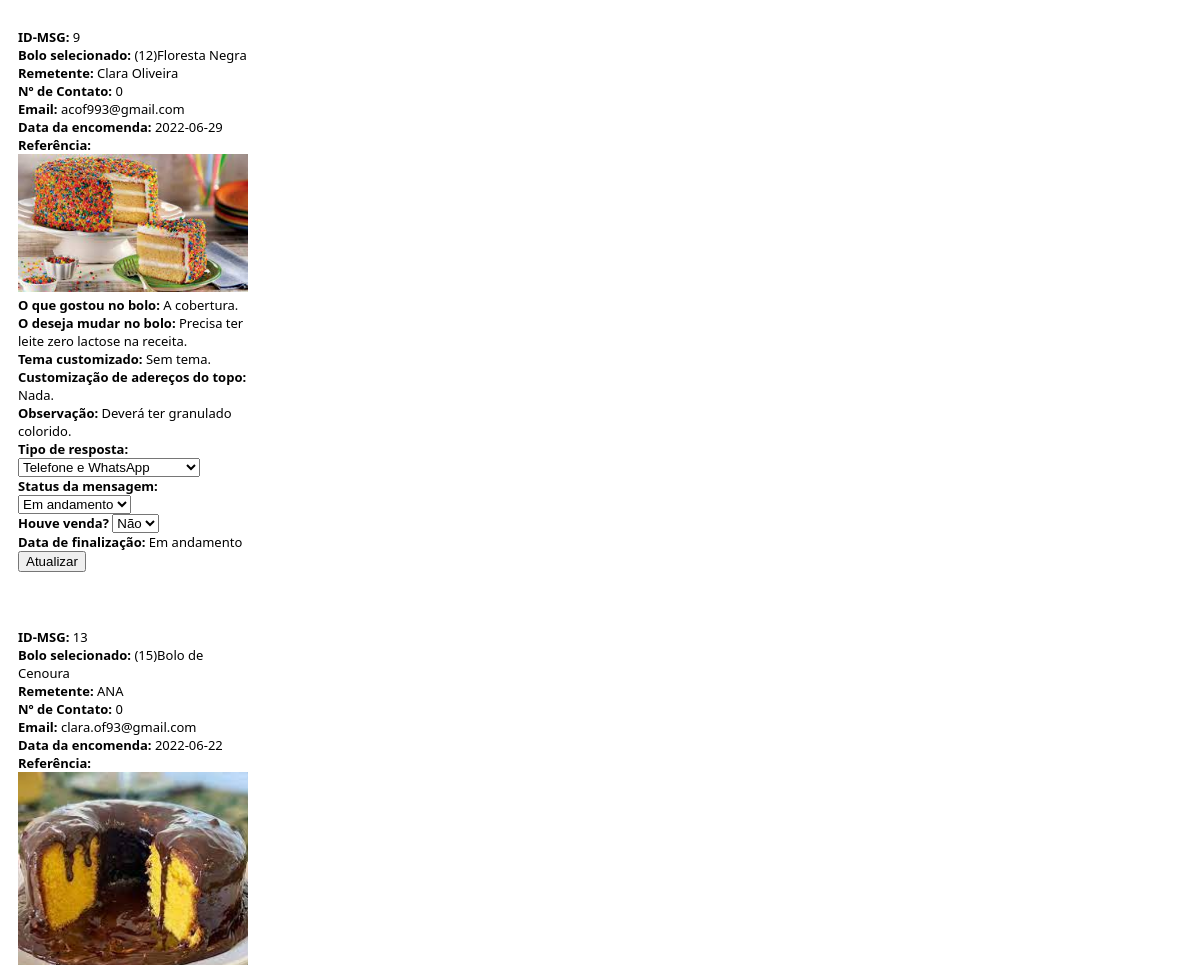
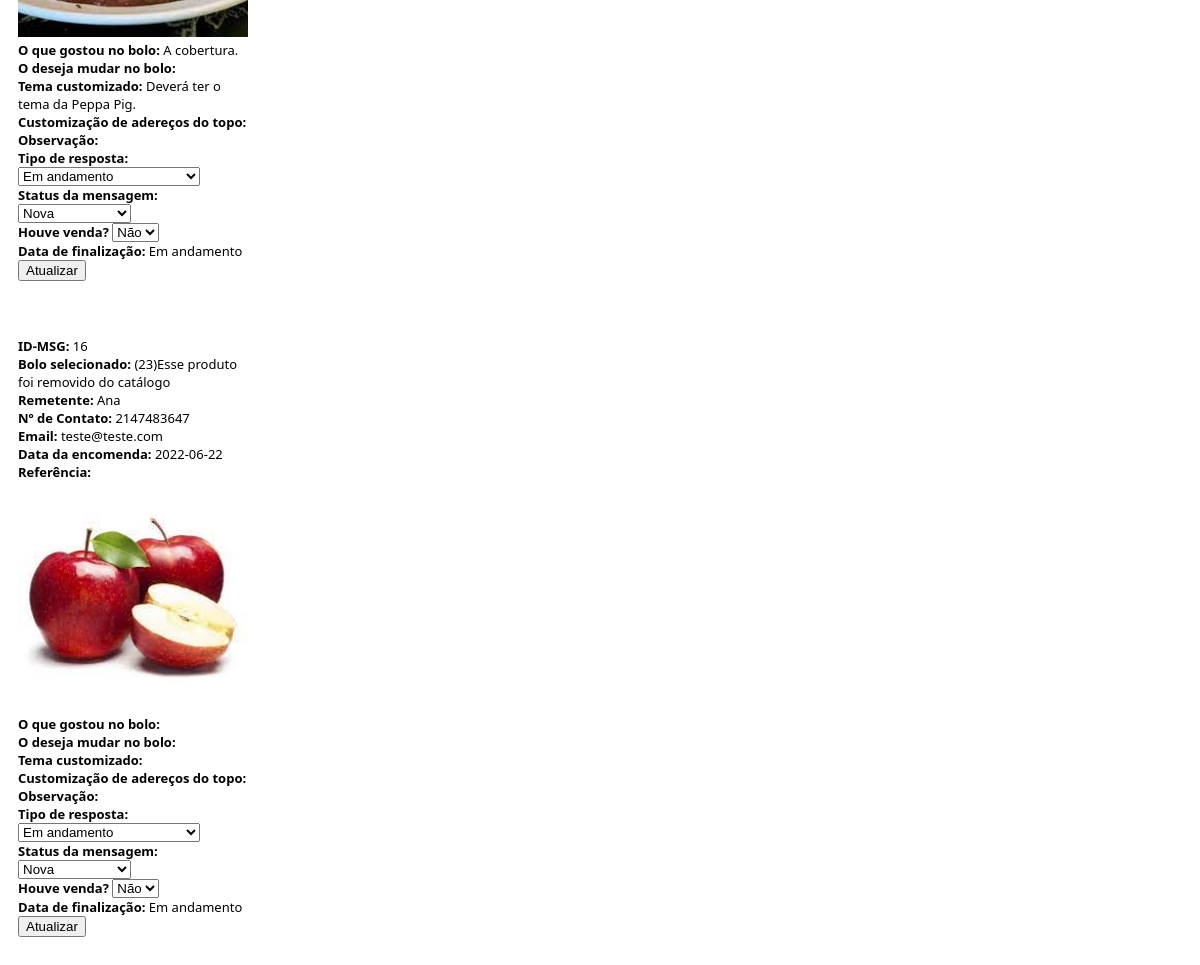
Page /ver_msg/index.php on the committed database (2 pictures, top to bottom).
### tables this page shows
CREATE TABLE `mensagem` (
  `id` int(11) NOT NULL,
  `id_produto` int(11) NOT NULL,
  `nome` varchar(50) NOT NULL,
  `data` varchar(10) NOT NULL,
  `telefone` int(11) NOT NULL,
  `email` varchar(50) NOT NULL,
  `entrega` varchar(10) NOT NULL,
  `ref` varchar(300) NOT NULL,
  `gostou` varchar(300) NOT NULL,
  `mudar` varchar(300) NOT NULL,
  `tema` varchar(300) NOT NULL,
  `topo` varchar(300) NOT NULL,
  `geral` varchar(300) NOT NULL,
  `tipo_resposta` varchar(25) NOT NULL,
  `status_msg` varchar(15) NOT NULL,
  `venda` varchar(7) NOT NULL,
  `data_finalizacao` varchar(25) NOT NULL
);

CREATE TABLE `bolos` (
  `imagem` varchar(150) NOT NULL,
  `produto` varchar(30) NOT NULL,
  `descricao` varchar(210) NOT NULL,
  `valor` float NOT NULL,
  `fatias` int(11) NOT NULL,
  `tempo_dias` int(11) NOT NULL,
  `inclusao` varchar(10) NOT NULL,
  `categoria` varchar(15) NOT NULL,
  `ID` int(11) NOT NULL
);

### funcoes.php (called while the page is built, shortened)
<?php
function select_by_id($id){
    require "conexao.php";
    $valores=array();
    $sql = "SELECT * FROM bolos WHERE ID=".$id;
    $resultado =  mysqli_query($conn, $sql);
    if(!empty($resultado)){
        while($row = mysqli_fetch_assoc($resultado)) {
            foreach($row as $chave => $value){
                array_push($valores,$value);
                }
            }
        }
    return $valores;
}
?>

### ver_msg/exibicao.php (the view, shortened to what this page needs)
<!DOCTYPE html>
<html lang="pt-BR">
<head>
    <link rel="stylesheet" type="text/css" href="estilo.css">
</head>
<body>
    <?php
    require "../conexao.php";
    require "../funcoes.php";
    $sql = "SELECT * FROM mensagem";
    $resultado =  mysqli_query($conn, $sql);
    if(!empty($resultado)){
        while($row = mysqli_fetch_assoc($resultado)) {
            echo "<form action='msg_edit.php' method='post' name='envio_msg'>";
            foreach($row as $chave => $valor){
                switch($chave){
                    case 'id':
                        echo "<br><tr><th><strong>ID-MSG: </strong></th>
                                <th>".$valor."</th>
                            </tr><br>";
                        break;
                    case 'id_produto':
                        $bolo = select_by_id($valor);
                        echo "<tr><th><strong>Bolo selecionado: </strong></th>
                                <th>(".$valor.")";
                        if(isset($bolo[1])){
                            echo $bolo[1]."</th></tr><br>";
                        }else {
                            echo "Esse produto foi removido do catálogo</th></tr><br>";
                        }
                        break;
                    case 'nome':
                        echo "<tr><th><strong>Remetente: </strong></th>
                                <th>".$valor."</th>
                            </tr><br>";
                        break;
                    case 'telefone':
                        echo "<tr><th><strong>Nº de Contato: </strong></th>
                                <th>".$valor."</th>
                            </tr><br>";
                        break;
                    case 'email':
                        echo "<tr><th><strong>Email: </strong></th>
                                <th>".$valor."</th>
                            </tr><br>";
                        break;
                    case 'entrega':
                        echo "<tr><th><strong>Data da encomenda: </strong></th>
                                <th>".$valor."</th>
                            </tr><br>";
                        break;
                    case 'ref':
                        echo "<tr><th><strong>Referência: </strong></th>";
                        $arquivo = '../imagens/img_msg/'.$valor;
                        if(file_exists($arquivo)){
                            echo "<th><img src='../imagens/img_msg/".$valor."'></th></tr><br>";
                        }else {echo "</tr><br>";}
                        break;
                    case 'gostou':
                        echo "<tr><th><strong>O que gostou no bolo: </strong></th>
                                <th>".$valor."</th>
                            </tr><br>";
                        break;
                    case 'mudar':
                        echo "<tr><th><strong>O deseja mudar no bolo: </strong></th>
                                <th>".$valor."</th>
                            </tr><br>";
                        break;
                    case 'tema':
                        echo "<tr><th><strong>Tema customizado: </strong></th>
                                <th>".$valor."</th>
                            </tr><br>";
                        break;
                    case 'topo':
                        echo "<tr><th><strong>Customização de adereços do topo: </strong></th>
                                <th>".$valor."</th>
                            </tr><br>";
                        break;
                    case 'geral':
                        echo "<tr><th><strong>Observação: </strong></th>
                                <th>".$valor."</th>
                            </tr><br>";
                        break;
                    case 'tipo_resposta':
                        echo "
                        <tr><th><strong>Tipo de resposta: </strong></th>
                        <th><label for='tipo_resposta' class='inserir'>
                            <select name='tipo_resposta'>
                                <option value='".$valor."'>".$valor."</option>
                                <option value='Em andamento'>Em andamento</option>
                                <option value='Por WhatsApp'>Respondido por WhatsApp</option>
                                <option value='Por E-mail'>Respondido por E-mail</option>
                                <option value='E-mail e WhatsApp'>E-mail e WhatApp</option>
                                <option value='Telefone e WhatsApp'>E-mail e WhatApp</option>
                                <option value='E-mail e Telefone'>E-mail e WhatApp</option>
                                <option value='Por Telefone'>Por Telefone</option>
                                <option value='Sem retorno'>Sem retorno</option>
                            </select>
                        </label></th></tr><br>";
                        break;
                    case 'status_msg':
                        echo "
                        <tr><th><strong>Status da mensagem: </strong></th>
                        <th><label for='status_msg' class='inserir'>
                            <select name='status_msg'>
                                <option value='".$valor."'>".$valor."</option>
                                <option value='Nova'>Nova</option>
                                <option value='Em andamento'>Em andamento</option>
                                <option value='Atendida'>Atendida</option>
                                <option value='Fechada'>Fechada</option>
                            </select>
                        </label></th></tr><br>";
                        break;
                    case 'data_finalizacao':
                        echo "<tr><th><strong>Data de finalização: </strong></th>
                                <th>".$valor."</th>
                            </tr><br>";
                        break;
                    case 'venda':
                        echo "
                        <tr><th><strong>Houve venda? </strong></th>
                        <th><label for='venda' class='inserir'>
                            <select name='venda'>
                                <option value='".$valor."'>".$valor."</option>
                                <option value='Sim'>Sim</option>
                                <option value='Não'>Não</option>
                            </select>
                        </label></th></tr><br>";
                        break;
                }
            }
            echo "<tr><th><button type='submit' name='submit'
                value=".$row['id'].">Atualizar</button>
                </th></tr></form><br>";
        }
    }
    ?>
</body>
</html>

### ver_msg/index.php (shortened to what this page needs)
<!DOCTYPE html>
<html lang="pt-BR">
<head>
</head>
<body>
    <?php
        include "exibicao.php";
    ?>
</body>
</html>

### ver_msg/estilo.css (style rules this page uses)
img { width: 230px; }
body { font-family: 'Segoe UI', Tahoma, Geneva, Verdana, sans-serif; font-size: 13px; }
form { margin:10px; width: 230px; }

### rows in the picture
mensagem: id "9", id_produto "12", nome "Clara Oliveira", telefone "0", email "acof993@gmail.com", entrega "2022-06-29", ref (picture), gostou "A cobertura.", mudar "Precisa ter leite zero lactose na receita.", tema "Sem tema.", topo "Nada.", geral "Deverá ter granulado colorido.", tipo_resposta "Telefone e WhatsApp", status_msg "Em andamento", venda "Não", data_finalizacao "Em andamento"
bolos: produto "Floresta Negra"
mensagem: id "13", id_produto "15", nome "ANA", telefone "0", email "clara.of93@gmail.com", entrega "2022-06-22", ref (picture), gostou "A cobertura.", tema "Deverá ter o tema da Peppa Pig.", tipo_resposta "Em andamento", status_msg "Nova", venda "Não", data_finalizacao "Em andamento"
bolos: produto "Bolo de Cenoura"
mensagem: id "16", id_produto "23", nome "Ana", telefone "2147483647", email "teste@teste.com", entrega "2022-06-22", ref (picture), tipo_resposta "Em andamento", status_msg "Nova", venda "Não", data_finalizacao "Em andamento"
